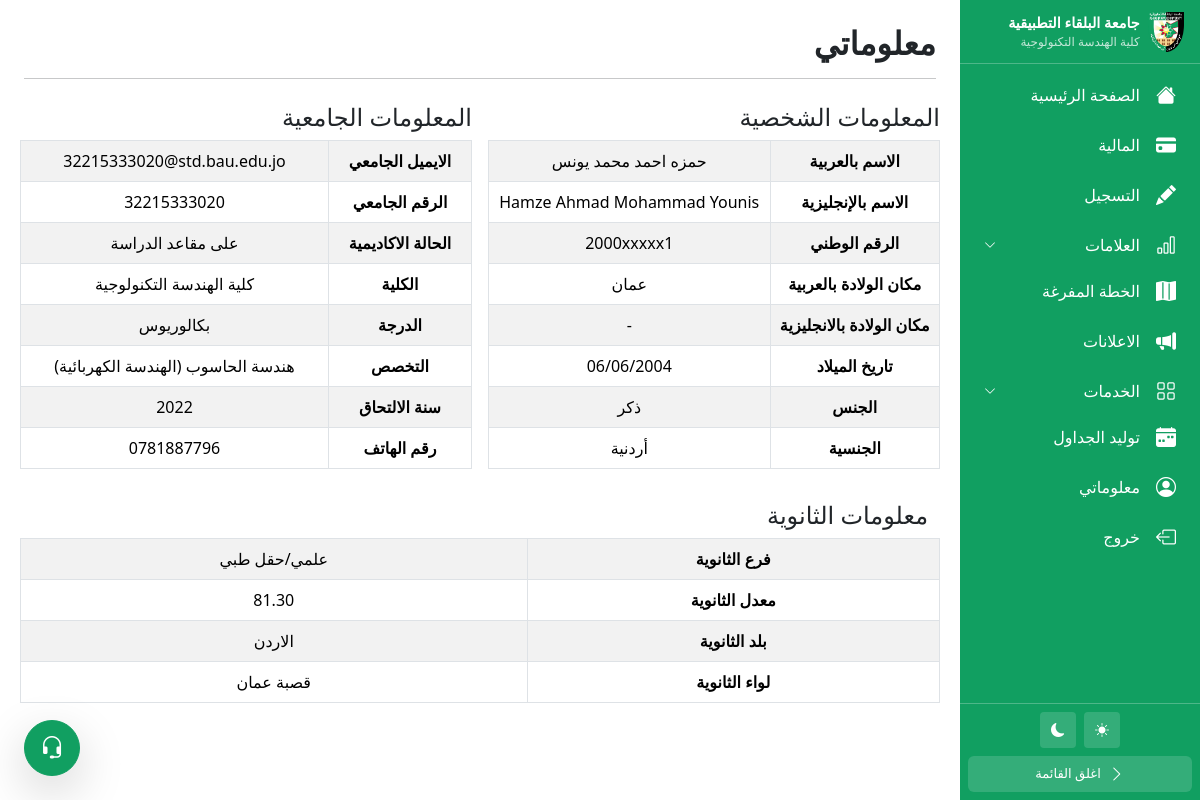
Screenshot of /students/profile/ (signed in) with the database file from the repository.
### apps/students/models.py (models this page shows, shortened)
class Student(models.Model):
    user = models.OneToOneField(User, on_delete=models.CASCADE, related_name='student_profile')
    first_name = models.CharField(max_length=30, blank=True)
    last_name = models.CharField(max_length=30, blank=True)
    father_name = models.CharField(max_length=30, blank=True)
    grandfather_name = models.CharField(max_length=30, blank=True)
    first_name_ar = models.CharField(max_length=30, blank=True)
    father_name_ar = models.CharField(max_length=30, blank=True)
    grandfather_name_ar = models.CharField(max_length=30, blank=True)
    last_name_ar = models.CharField(max_length=30, blank=True)
    national_id = models.CharField(max_length=10, unique=True, null=True, blank=True)
    date_of_birth = models.DateField(null=True, blank=True)
    birth_place = models.CharField(max_length=50, blank=True)
    gender = models.CharField(max_length=10, choices=[('Male', 'ذكر'), ('Female', 'أنثى')], blank=True)
    nationality = models.CharField(max_length=30, blank=True)
    high_school_branch = models.CharField(max_length=50, blank=True)
    high_school_average = models.DecimalField(max_digits=4, decimal_places=2, null=True, blank=True)
    high_school_country = models.CharField(max_length=50, blank=True)
    high_school_district = models.CharField(max_length=50, blank=True)
    student_id = models.CharField(max_length=11, unique=True, null=True, blank=True)
    degree = models.CharField(max_length=50, choices=DEGREE_CHOICES, blank=True)
    college = models.ForeignKey(College, on_delete=models.PROTECT, null=True, blank=True, related_name='students')
    major = models.ForeignKey(Major, on_delete=models.PROTECT, null=True, blank=True, related_name='students')
    funding_entity = models.CharField(max_length=50, choices=FUNDING_ENTITY_CHOICES, blank=True)
    acceptance_type = models.CharField(max_length=50, choices=ACCEPTANCE_TYPE_CHOICES, blank=True)
    study_type = models.CharField(max_length=50, choices=STUDY_TYPE_CHOICES, blank=True)
    academic_status = models.CharField(max_length=50, choices=ACADEMIC_STATUS_CHOICES, blank=True)
    enrollment_year = models.IntegerField(null=True, blank=True)
    min_hours = models.IntegerField(default=12)
    max_hours = models.IntegerField(default=18)
    announcements_last_seen = models.DateTimeField(null=True, blank=True)
    phone_number = models.CharField(max_length=10, blank=True, null=True)

### apps/accounts/models.py (models this page shows, shortened)
class User(AbstractBaseUser, PermissionsMixin):
    ROLE_CHOICES = [
        ('student', 'Student'),
        ('instructor', 'Instructor'),
        ('staff', 'Staff'),
    ]
    email = models.EmailField(unique=True)
    role = models.CharField(max_length=20, choices=ROLE_CHOICES)
    is_active = models.BooleanField(default=True)
    is_staff = models.BooleanField(default=False)  # controls admin access
    date_joined = models.DateTimeField(auto_now_add=True)
    objects = UserManager()
    USERNAME_FIELD = 'email'
    REQUIRED_FIELDS = ['role']

### apps/academics/models.py (models this page shows, shortened)
class College(models.Model):
    name = models.CharField(max_length=50)
    head = models.OneToOneField(
        'instructors.Instructor',  # string reference since instructors app exists
        on_delete=models.SET_NULL,
        null=True,
        blank=True,
        related_name='headed_college'
    )
    def __str__(self):
        return self.name

class Major(models.Model):
    name = models.CharField(max_length=50)
    department = models.ForeignKey(Department, on_delete=models.PROTECT, related_name='majors')
    hours = models.IntegerField()
    hour_fee = models.DecimalField(max_digits=8, decimal_places=2)
    def __str__(self):
        return f"{self.name} ({self.department.name})"

class Department(models.Model):
    name = models.CharField(max_length=50)
    college = models.ForeignKey(College, on_delete=models.PROTECT, related_name='departments')
    head = models.OneToOneField(
        'instructors.Instructor',  # string reference
        on_delete=models.SET_NULL,
        null=True,
        blank=True,
        related_name='headed_department'
    )

### apps/students/views.py (the view)
# urls.py: path('profile/', views.profile, name='profile'),
@student_required
def profile(request):
    student = request.user.student_profile
    return render(request, 'students/profile.html', {'student': student})

### apps/students/context_processors.py (called while the page is built)
def announcement_count(request):
    if not request.user.is_authenticated:
        return {}
    if not hasattr(request.user, 'student_profile'):
        return {}
    student = request.user.student_profile
    last_seen = student.announcements_last_seen
    from apps.announcements.models import Announcement
    query = Q(student=student) | Q(student__isnull=True)
    if last_seen:
        query &= Q(created_at__gt=last_seen)
    count = Announcement.objects.filter(query).count()
    return {'unseen_announcements': count}

### apps/students/views.py (called while the page is built)
def student_required(view_func):
    @wraps(view_func)
    def wrapper(request, *args, **kwargs):
        if not request.user.is_authenticated or not request.session.get('is_student_portal'):
            return redirect('apps.students:login')
        if request.user.role != 'student':
            messages.error(request, 'Access denied.')
            return redirect('apps.students:login')
        return view_func(request, *args, **kwargs)
    return wrapper

### apps/students/templates/students/profile.html (shortened to what this page needs)
{% extends 'base.html' %}
{% block content %}
    {% include 'students/includes/sidebar.html' %}
    <div id="main-content">
        <div class="container-fluid p-3 p-md-4">
            <div class="d-flex align-items-center gap-2 mb-3">
                <h2 class="mb-0 fw-bold me-md-0 me-2">معلوماتي</h2>
            </div>
            <hr>
            <div class="row row-cols-1 row-cols-lg-2">
                <div class="col-12 col-lg-6 p-2">
                    <h4 class="mb-2">المعلومات الشخصية</h4>
                    <table class="table table-bordered table-striped table-hover text-center">
                        <tbody>
                            <tr>
                                <th scope="row">الاسم بالعربية</th>
                                <td> {{ student.first_name_ar }} {{ student.father_name_ar }} {{ student.grandfather_name_ar }} {{ student.last_name_ar }}</td>
                            </tr>
                            <tr>
                                <th scope="row">الاسم بالإنجليزية</th>
                                <td> {{ student.first_name }} {{ student.father_name }} {{ student.grandfather_name }} {{ student.last_name }}</td>
                            </tr>
                            <tr>
                                <th scope="row">الرقم الوطني</th>
                                <td> {{ student.national_id }}</td>
                            </tr>
                            <tr>
                                <th scope="row">مكان الولادة بالعربية</th>
                                <td> {{ student.birth_place }}</td>
                            </tr>
                            <tr>
                                <th scope="row">مكان الولادة بالانجليزية</th>
                                <td>-</td>
                            </tr>
                            <tr>
                                <th scope="row">تاريخ الميلاد</th>
                                <td> {{ student.date_of_birth|date:"d/m/Y" }}</td>
                            </tr>
                            <tr>
                                <th scope="row">الجنس</th>
                                <td> {{ student.get_gender_display }}</td>
                            </tr>
                            <tr>
                                <th scope="row">الجنسية</th>
                                <td> {{ student.nationality }}</td>
                            </tr>
                        </tbody>
                    </table>
                </div>
                <div class="col-12 col-lg-6 p-2">
                    <h4 class="mb-2">المعلومات الجامعية</h4>
                    <table class="table table-bordered table-striped table-hover text-center">
                        <tbody>
                            <tr>
                                <th scope="row">الايميل الجامعي</th>
                                <td dir="ltr"> {{ student.user.email }}</td>
                            </tr>
                            <tr>
                                <th scope="row">الرقم الجامعي</th>
                                <td> {{ student.student_id }}</td>
                            </tr>
                            <tr>
                                <th scope="row">الحالة الاكاديمية</th>
                                <td> {{ student.get_academic_status_display }}</td>
                            </tr>
                            <tr>
                                <th scope="row">الكلية</th>
                                <td> {{ student.college }}</td>
                            </tr>
                            <tr>
                                <th scope="row">الدرجة</th>
                                <td> {{ student.get_degree_display }}</td>
                            </tr>
                            <tr>
                                <th scope="row">التخصص</th>
                                <td> {{ student.major }}</td>
                            </tr>
                            <tr>
                                <th scope="row">سنة الالتحاق</th>
                                <td> {{ student.enrollment_year }}</td>
                            </tr>
                            <tr>
                                <th scope="row">رقم الهاتف</th>
                                <td> {{ student.phone_number }}</td>
                            </tr>
                        </tbody>
                    </table>
                </div>
            </div>
            <div class="row p-2">
                <h4 class="mb-2">معلومات الثانوية</h4>
                <table class="table table-bordered table-striped table-hover text-center">
                    <tbody>
                        <tr>
                            <th scope="row">فرع الثانوية</th>
                            <td> {{ student.high_school_branch }}</td>
                        </tr>
                        <tr>
                            <th scope="row">معدل الثانوية</th>
                            <td> {{ student.high_school_average }}</td>
                        </tr>
                        <tr>
                            <th scope="row">بلد الثانوية</th>
                            <td> {{ student.high_school_country }}</td>
                        </tr>
                        <tr>
                            <th scope="row">لواء الثانوية</th>
                            <td> {{ student.high_school_district }}</td>
                        </tr>
                    </tbody>
                </table>
            </div>
        </div>
    </div>
{% endblock %}

### rows the page displays
Student: first_name_ar "حمزه", father_name_ar "احمد", grandfather_name_ar "محمد", last_name_ar "يونس", first_name "Hamze", father_name "Ahmad", grandfather_name "Mohammad", last_name "Younis", national_id "2000xxxxx1", birth_place "عمان", date_of_birth "06/06/2004", gender "ذكر", nationality "أردنية", user.email "32215333020@std.bau.edu.jo", student_id "32215333020", academic_status "على مقاعد الدراسة", college "كلية الهندسة التكنولوجية", degree "بكالوريوس", major "هندسة الحاسوب (الهندسة الكهربائية)", enrollment_year "2022", phone_number "0781887796", high_school_branch "علمي/حقل طبي", high_school_average "81.30", high_school_country "الاردن", high_school_district "قصبة عمان"
